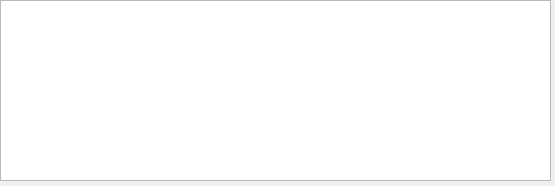
<?xml version="1.0" encoding="UTF-8"?>
<ui version="4.0">
 <class>Form</class>
 <widget class="QWidget" name="Form">
  <property name="geometry">
   <rect>
    <x>0</x>
    <y>0</y>
    <width>555</width>
    <height>186</height>
   </rect>
  </property>
  <property name="sizePolicy">
   <sizepolicy hsizetype="Expanding" vsizetype="Expanding">
    <horstretch>0</horstretch>
    <verstretch>0</verstretch>
   </sizepolicy>
  </property>
  <property name="windowTitle">
   <string>Form</string>
  </property>
  <widget class="QTableWidget" name="tableWidget">
   <property name="geometry">
    <rect>
     <x>0</x>
     <y>0</y>
     <width>551</width>
     <height>181</height>
    </rect>
   </property>
  </widget>
 </widget>
 <resources/>
 <connections/>
</ui>
